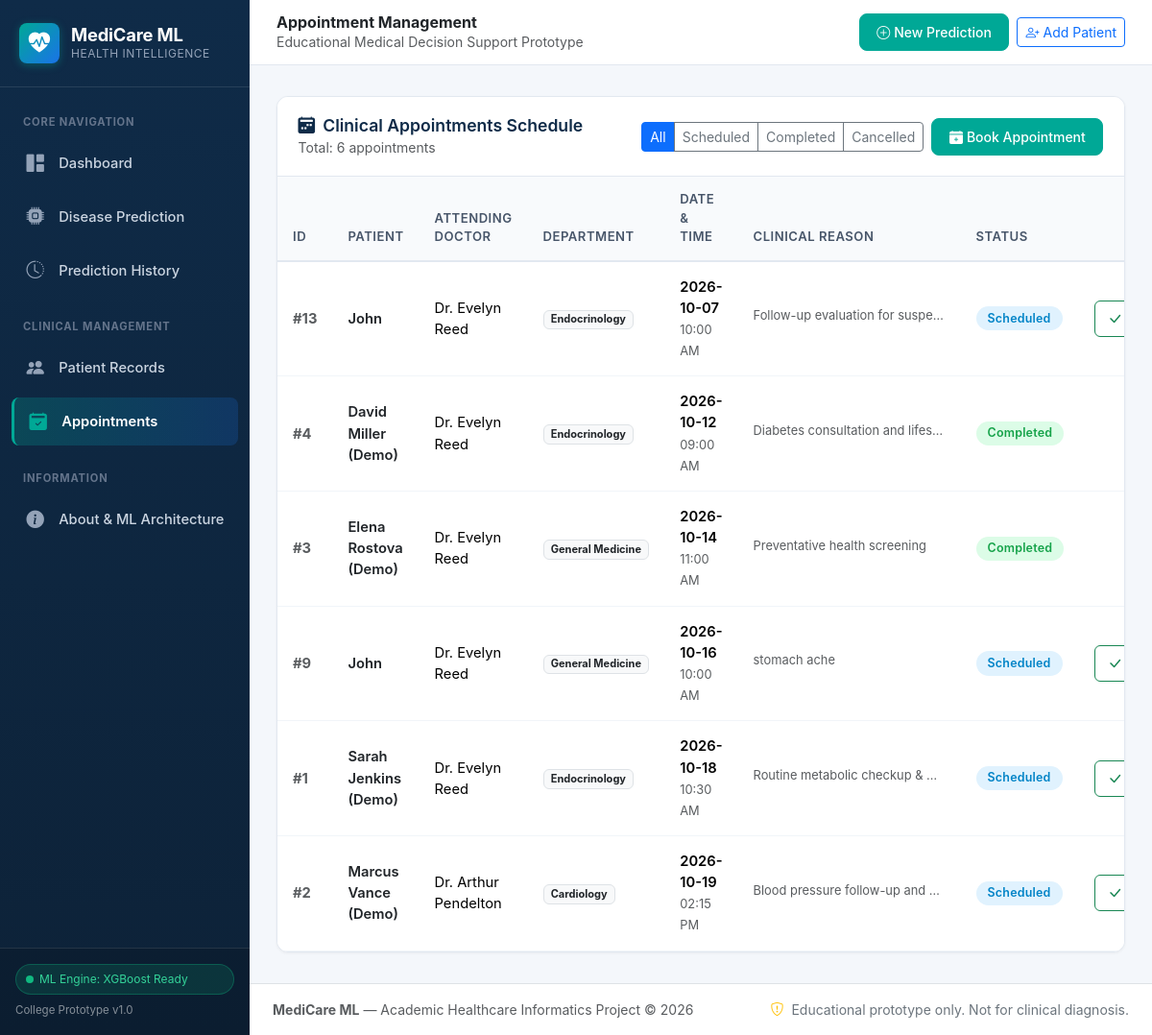
The app's page /appointments with its own data.
### tables this page shows
CREATE TABLE appointments (
            id INTEGER PRIMARY KEY AUTOINCREMENT,
            patient_id INTEGER,
            patient_name TEXT NOT NULL,
            doctor_name TEXT NOT NULL,
            department TEXT NOT NULL,
            appointment_date TEXT NOT NULL,
            appointment_time TEXT NOT NULL,
            reason TEXT NOT NULL,
            status TEXT NOT NULL DEFAULT 'Scheduled',
            created_at TIMESTAMP DEFAULT CURRENT_TIMESTAMP,
            FOREIGN KEY (patient_id) REFERENCES patients(id) ON DELETE SET NULL
        );

### app.py (the view)
@app.route("/appointments")
def appointments_list():
    status_filter = request.args.get("status", "").strip()
    conn = database.get_db_connection()
    if status_filter and status_filter in ["Scheduled", "Completed", "Cancelled"]:
        appointments = conn.execute("""
            SELECT * FROM appointments WHERE status = ? ORDER BY appointment_date ASC, appointment_time ASC
        """, (status_filter,)).fetchall()
    else:
        appointments = conn.execute("""
            SELECT * FROM appointments ORDER BY appointment_date ASC, appointment_time ASC
        """).fetchall()
    conn.close()
    return render_template("appointments.html", appointments=appointments, status_filter=status_filter)

### app.py (called while the page is built)
@app.context_processor
def inject_global_data():
    return {
        "current_year": datetime.now().year,
        "app_name": "MediCare ML"
    }

### database.py (called while the page is built)
def get_db_connection():
    os.makedirs(INSTANCE_DIR, exist_ok=True)
    conn = sqlite3.connect(DB_PATH)
    conn.row_factory = sqlite3.Row
    conn.execute("PRAGMA foreign_keys = ON")
    return conn

### templates/appointments.html (shortened to what this page needs)
{% extends "base.html" %}
{% block page_heading %}Appointment Management{% endblock %}
{% block content %}
<div class="card-healthcare">
  <div class="card-header-healthcare flex-wrap gap-2">
    <div>
      <h5 class="card-title-healthcare">
        <i class="bi bi-calendar2-week-fill text-teal"></i> Clinical Appointments Schedule
      </h5>
      <small class="text-muted">Total: {{ appointments|length }} appointments</small>
    </div>
    <div class="d-flex align-items-center gap-2">
      <div class="btn-group btn-group-sm" role="group">
        <a href="{{ url_for('appointments_list') }}"
           class="btn {% if not status_filter %}btn-primary{% else %}btn-outline-secondary{% endif %}">
          All
        </a>
        <a href="{{ url_for('appointments_list', status='Scheduled') }}"
           class="btn {% if status_filter == 'Scheduled' %}btn-primary{% else %}btn-outline-secondary{% endif %}">
          Scheduled
        </a>
        <a href="{{ url_for('appointments_list', status='Completed') }}"
           class="btn {% if status_filter == 'Completed' %}btn-primary{% else %}btn-outline-secondary{% endif %}">
          Completed
        </a>
        <a href="{{ url_for('appointments_list', status='Cancelled') }}"
           class="btn {% if status_filter == 'Cancelled' %}btn-primary{% else %}btn-outline-secondary{% endif %}">
          Cancelled
        </a>
      </div>
      <a href="{{ url_for('appointment_new') }}" class="btn btn-sm btn-med-teal text-nowrap d-flex align-items-center gap-1">
        <i class="bi bi-calendar-plus-fill"></i> Book Appointment
      </a>
    </div>
  </div>
  {% if appointments %}
    <div class="table-responsive">
      <table class="table table-healthcare">
        <thead>
          <tr>
            <th>ID</th>
            <th>Patient</th>
            <th>Attending Doctor</th>
            <th>Department</th>
            <th>Date & Time</th>
            <th>Clinical Reason</th>
            <th>Status</th>
            <th class="text-end">Actions</th>
          </tr>
        </thead>
        <tbody>
          {% for apt in appointments %}
            <tr>
              <td class="text-muted fw-bold">#{{ apt['id'] }}</td>
              <td class="fw-semibold text-dark">
                {% if apt['patient_id'] %}
                  <a href="{{ url_for('patient_detail', patient_id=apt['patient_id']) }}" class="text-decoration-none text-dark">
                    {{ apt['patient_name'] }}
                  </a>
                {% else %}
                  {{ apt['patient_name'] }}
                {% endif %}
              </td>
              <td>{{ apt['doctor_name'] }}</td>
              <td><span class="badge bg-light text-dark border">{{ apt['department'] }}</span></td>
              <td>
                <span class="d-block fw-semibold">{{ apt['appointment_date'] }}</span>
                <small class="text-muted">{{ apt['appointment_time'] }}</small>
              </td>
              <td><small class="text-muted text-truncate d-inline-block" style="max-width: 200px;">{{ apt['reason'] }}</small></td>
              <td>
                {% if apt['status'] == 'Scheduled' %}
                  <span class="badge badge-status badge-scheduled">Scheduled</span>
                {% elif apt['status'] == 'Completed' %}
                  <span class="badge badge-status badge-completed">Completed</span>
                {% else %}
                  <span class="badge badge-status badge-cancelled">Cancelled</span>
                {% endif %}
              </td>
              <td class="text-end">
                <div class="btn-group btn-group-sm">
                  {% if apt['status'] == 'Scheduled' %}
                    <form action="{{ url_for('appointment_update_status', appointment_id=apt['id']) }}" method="POST" class="d-inline">
                      <button type="submit" class="btn btn-outline-success" title="Mark Completed">
                        <i class="bi bi-check-lg"></i>
                      </button>
                    </form>
                  {% endif %}
                </div>
              </td>
            </tr>
          {% endfor %}
        </tbody>
      </table>
    </div>
  {% endif %}
</div>
{% endblock %}

### static/css/style.css (style rules this page uses)
:root { --primary-navy: #0f2b48; --primary-blue: #1a73e8; --secondary-teal: #00a896; --teal-light: #e0f2f1; --teal-dark: #00796b; --accent-cyan: #028090; --bg-slate: #f4f7fb; --card-bg: #ffffff; --text-dark: #1e293b; --text-muted: #64748b; --border-color: #e2e8f0; --success-color: #10b981; --warning-color: #f59e0b; --danger-color: #ef4444; --sidebar-width: 260px; --radius-sm: 8px; --radius-md: 12px; --radius-lg: 16px; --shadow-sm: 0 1px 3px rgba(0, 0, 0, 0.05); --shadow-md: 0 4px 12px rgba(15, 43, 72, 0.08); --shadow-lg: 0 10px 25px rgba(15, 43, 72, 0.12); }
body { font-family: -apple-system, BlinkMacSystemFont, "Segoe UI", Roboto, "Helvetica Neue", Arial, sans-serif; background-color: var(--bg-slate); color: var(--text-dark); min-height: 100vh; display: flex; flex-direction: column; }
.card-healthcare { background: var(--card-bg); border: 1px solid var(--border-color); border-radius: var(--radius-md); box-shadow: var(--shadow-sm); transition: box-shadow 0.2s ease, transform 0.2s ease; overflow: hidden; }
.card-header-healthcare { background-color: #ffffff; border-bottom: 1px solid var(--border-color); padding: 1.15rem 1.35rem; display: flex; align-items: center; justify-content: space-between; }
.card-title-healthcare { font-size: 1.1rem; font-weight: 600; color: var(--primary-navy); margin: 0; display: flex; align-items: center; gap: 0.5rem; }
.btn-med-teal { background-color: var(--secondary-teal); border-color: var(--secondary-teal); color: #ffffff; font-weight: 500; border-radius: var(--radius-sm); padding: 0.5rem 1.1rem; transition: all 0.2s; }
.table-healthcare { margin: 0; }
.table-healthcare th { background-color: #f8fafc; color: #475569; font-weight: 600; font-size: 0.82rem; text-transform: uppercase; letter-spacing: 0.5px; border-bottom: 2px solid var(--border-color); padding: 0.85rem 1rem; }
.table-healthcare td { padding: 0.95rem 1rem; vertical-align: middle; border-bottom: 1px solid #f1f5f9; font-size: 0.92rem; }
.badge-status { padding: 0.4rem 0.75rem; border-radius: 30px; font-weight: 600; font-size: 0.78rem; letter-spacing: 0.2px; }
.badge-scheduled { background-color: #e0f2fe; color: #0284c7; }
.badge-completed { background-color: #dcfce7; color: #16a34a; }

### records on screen
appointments: id "13", patient_name "John", doctor_name "Dr. Evelyn Reed", department "Endocrinology", appointment_date "2026-10-07", appointment_time "10:00 AM", reason "Follow-up evaluation for suspe…", status "Scheduled"
appointments: id "4", patient_name "David Miller (Demo)", doctor_name "Dr. Evelyn Reed", department "Endocrinology", appointment_date "2026-10-12", appointment_time "09:00 AM", reason "Diabetes consultation and lifes…", status "Completed"
appointments: id "3", patient_name "Elena Rostova (Demo)", doctor_name "Dr. Evelyn Reed", department "General Medicine", appointment_date "2026-10-14", appointment_time "11:00 AM", reason "Preventative health screening", status "Completed"
appointments: id "9", patient_name "John", doctor_name "Dr. Evelyn Reed", department "General Medicine", appointment_date "2026-10-16", appointment_time "10:00 AM", reason "stomach ache", status "Scheduled"
appointments: id "1", patient_name "Sarah Jenkins (Demo)", doctor_name "Dr. Evelyn Reed", department "Endocrinology", appointment_date "2026-10-18", appointment_time "10:30 AM", reason "Routine metabolic checkup &…", status "Scheduled"
appointments: id "2", patient_name "Marcus Vance (Demo)", doctor_name "Dr. Arthur Pendelton", department "Cardiology", appointment_date "2026-10-19", appointment_time "02:15 PM", reason "Blood pressure follow-up and…", status "Scheduled"

### other values on screen
{{ appointments|length }} "6"
